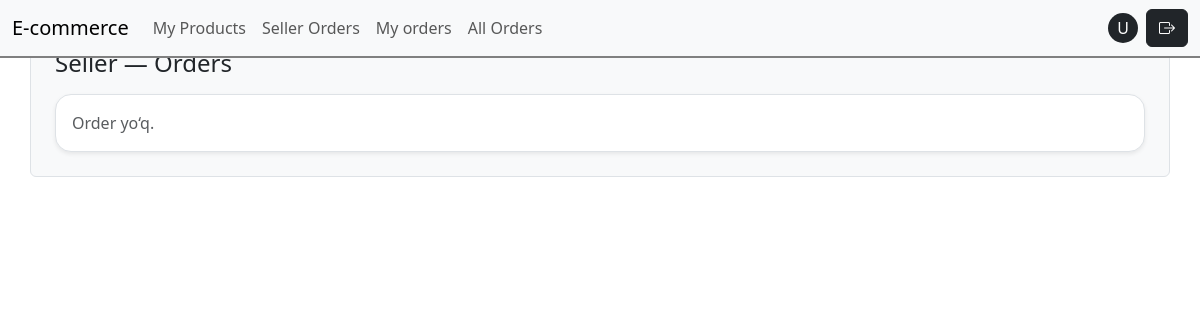
Before: /seller/orders/admin1234/ (signed in) with the older database file.
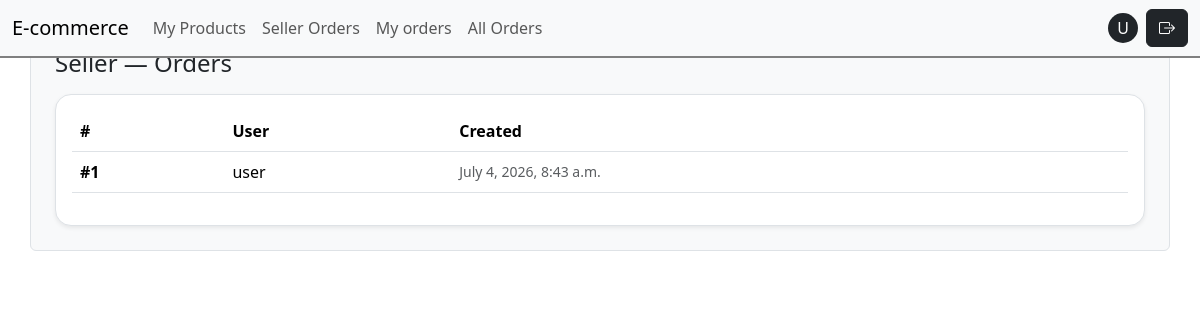
After: the same page with the newer database file.
### orders/models.py (models this page shows, shortened)
class Order(models.Model):
   user = models.ForeignKey(  # buyurtma egasi (xaridor)
       settings.AUTH_USER_MODEL,
       on_delete=models.CASCADE,
       related_name="orders"
   )
   full_name = models.CharField(max_length=120)  # checkoutdagi ism-familiya
   phone = models.CharField(max_length=30)  # telefon
   address = models.TextField()  # manzil (sodda variant)
   delivery_method = models.CharField(max_length=50, default="standard")  # yetkazish turi
   note = models.TextField(blank=True)  # izoh (ixtiyoriy)
   created_at = models.DateTimeField(auto_now_add=True)  # yaratilgan vaqt

### accounts/models.py (models this page shows, shortened)
class User(AbstractUser):
    class Role(models.TextChoices):
        BUYER = "BUYER", "Buyer"
        SELLER = "SELLER", "Seller"
    role = models.CharField(
        choices=Role.choices,
        default=Role.BUYER
    )
    image = models.ImageField(upload_to="avatars/", null=True, blank=True)
    phone_number = models.CharField(max_length=13, help_text="+998998889911")
    address = models.CharField(max_length=255)

### orders/views.py (the view)
# urls.py: path("seller/orders/admin1234/", views.SellerOrderListView.as_view(), name="seller_orders"),
class SellerOrderListView(SellerRequiredMixin, ListView):
   model = Order
   template_name = "orders/seller/order_list.html"
   context_object_name = "orders"
   paginate_by = 20  # sahifalab ko‘rsatish
   def get_queryset(self):
       return Order.objects.select_related("user").order_by("-created_at")

### catalog/mixins.py (called while the page is built)
    def test_func(self):
        user = self.request.user
        return user.is_authenticated and getattr(user , "role", None) == 'SELLER'

### templates/orders/seller/order_list.html (shortened to what this page needs)
{% extends "base.html" %}
{% block body %}
<div class="container bg-light border rounded p-4 my-4 ">
  <h1 class="h4 mb-3">Seller — Orders</h1>
<div class="card shadow-sm border rounded-4">
 <div class="card-body">
   {% if orders %}
     <div class="table-responsive">
       <table class="table align-middle">
         <thead><tr>
             <th>#</th>
             <th>User</th>
             <th>Created</th>
             </tr>
            </thead>
            <tbody>
           {% for o in orders %}
             <tr>
               <td class="fw-semibold">#{{ o.id }}</td>
               <td>{{ o.user.username }}</td>
               <td class="text-muted small">{{ o.created_at }}</td>
               </tr>
           {% endfor %}
         </tbody></table></div>
   {% else %}
     <p class="text-muted mb-0">Order yo‘q.</p>
   {% endif %}
 </div></div>
</div>
{% endblock %}

Changed rows visible on the page:
added Order: id "1", user.username "user", created_at "July 4, 2026, 8:43 a.m."
Other visible differences:
text no longer shown: "Order yo‘q."
text now shown: "# User Created"
